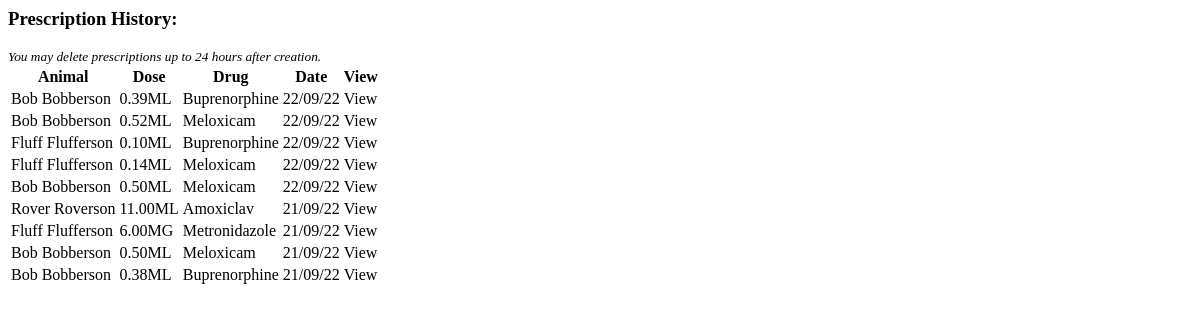
The app's page /prescriptions/vet-prescrip/ (signed in), older data.
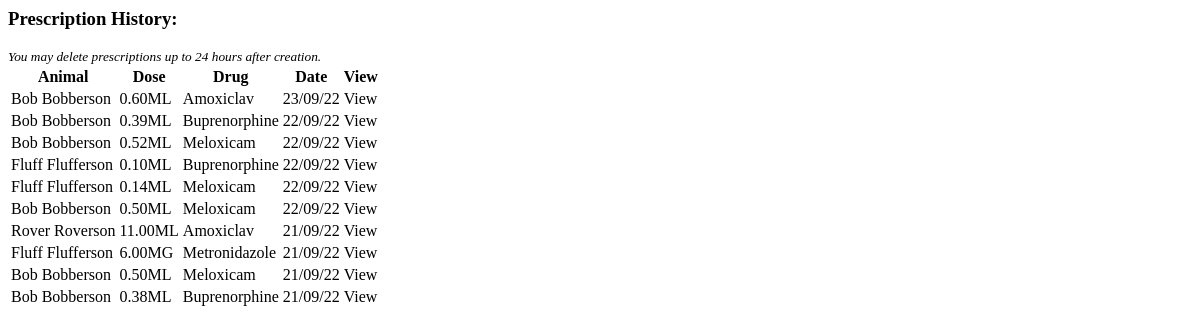
The same page, newer data.
### prescriptions/models.py (models this page shows, shortened)
class Prescription(models.Model):
    animal = models.ForeignKey(Record, on_delete=models.CASCADE, default=1)
    animal_weight = models.DecimalField(max_digits=5, decimal_places=2, blank=True, null=True)
    vet = models.ForeignKey(Vet, on_delete=models.CASCADE, default=1)
    drug = models.ForeignKey(Drugs, on_delete=models.PROTECT, default=None)
    drug_dose = models.DecimalField(max_digits=4, decimal_places=2, blank=True, null=True)
    dose = models.DecimalField(max_digits=5, decimal_places=2, blank=True, null=True)
    measure = models.CharField(max_length=2, blank=True)
    date = models.DateTimeField(auto_now_add=True)
    route = models.CharField(max_length=8, blank=True)
    class Meta:
        ordering = ['-date']

class Drugs(models.Model):
    name = models.CharField(max_length=50)
    dose = models.DecimalField(max_digits=4, decimal_places=2)
    measure = models.CharField(max_length=2, choices=MEASURE)
    category = models.CharField(max_length=20, choices=CATEGORIES)
    route = models.CharField(max_length=8, choices=ROUTES)
    def __str__(self):
        return self.name
    class Meta:
        verbose_name_plural = 'Drugs'

### records/models.py (models this page shows)
class Record(models.Model):
    name = models.CharField(max_length=50)
    surname = models.CharField(max_length=50)
    date_of_birth = models.DateField()
    species = models.CharField(choices=SPECIES, max_length=10)
    breed = models.CharField(max_length=50)
    sex = models.CharField(choices=SEX, max_length=10)
    weight = models.DecimalField(max_digits=5, decimal_places=2)
    note = models.CharField(max_length=300)
    def __str__(self):
        return self.name + " " + self.surname
    class Meta:
        unique_together = ['name', 'surname', 'date_of_birth', 'species', 'breed', 'sex']

### prescriptions/views.py (the view)
# urls.py: path('vet-prescrip/', views.vet_prescrip, name='vet_prescrip'),
def vet_prescrip(request):
    prescrip_list = Prescription.objects.filter(vet=request.user).all()
    context = {'prescrip_list': prescrip_list}
    return render(request, 'prescriptions/list_prescrip_vet.html', context)

### prescriptions/templates/prescriptions/list_prescrip_vet.html
<h3>Prescription History:</h3>
<small><em>You may delete prescriptions up to 24 hours after creation.</em></small>
<div>
    <table>
        <tr>
            <th>Animal</th>
            <th>Dose</th>
            <th>Drug</th>
            <th>Date</th>
            <th>View</th>
        </tr>
        {% for prescription in prescrip_list %}
        <tr>
	        <td>{{ prescription.animal }}</td>
            <td>{{ prescription.dose }}{{ prescription.measure }}</td>
            <td>{{ prescription.drug }}</td>
            <td>{{ prescription.date|date:'d/m/y' }}</td>
            <td><a
            hx-get="{% url 'prescriptions:detail_prescrip' prescrip_id=prescription.id %}"
            hx-target="#modal-dialog">View</a></td>
        </tr>
        {% empty %}
        <p>No prescriptions</p>
        {% endfor %}
    </table>
</div>

Row changes from the older to the newer data that the page shows:
added Prescription: animal "Bob Bobberson", dose "0.60", measure "ML", drug "Amoxiclav", date "23/09/22"
